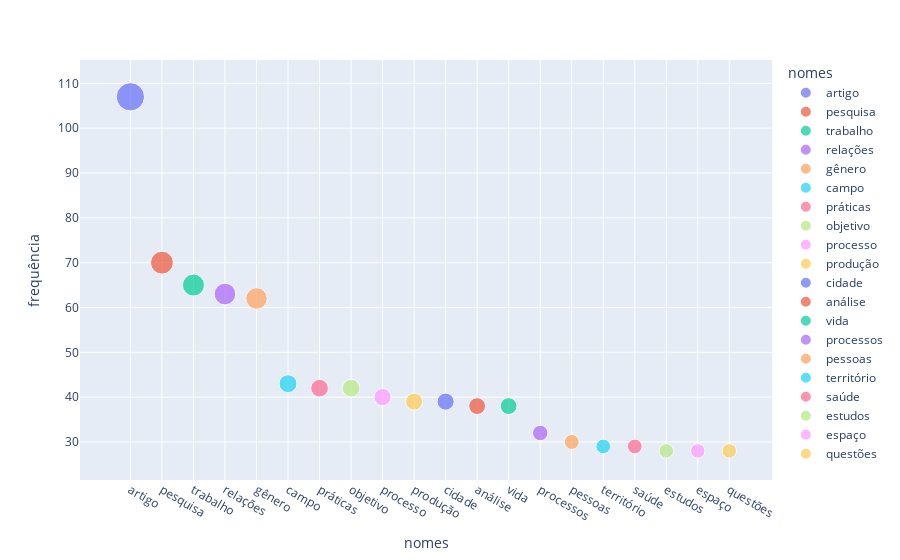

Here is the notebook cell this chart was saved with:
### Code cell
import plotly.express as px
df = nomes_DataFrame

# Use column names instead. This is the same chart as above.
fig = px.scatter(df, x='nomes', y='frequência', color='nomes', size='frequência')
fig.show()

### Figure 1 — Plotly figure (JSON) as saved in the notebook; plotly's stock layout.template omitted (floating-point values rounded to 4 significant figures)
{"data": [{"hovertemplate": "nomes=%{x}<br>frequência=%{marker.size}<extra></extra>", "legendgroup": "artigo", "marker": {"color": "#636efa", "size": [107], "sizemode": "area", "sizeref": 0.2675, "symbol": "circle"}, "mode": "markers", "name": "artigo", "orientation": "v", "showlegend": true, "type": "scatter", "x": ["artigo"], "xaxis": "x", "y": [107], "yaxis": "y"}, {"hovertemplate": "nomes=%{x}<br>frequência=%{marker.size}<extra></extra>", "legendgroup": "pesquisa", "marker": {"color": "#EF553B", "size": [70], "sizemode": "area", "sizeref": 0.2675, "symbol": "circle"}, "mode": "markers", "name": "pesquisa", "orientation": "v", "showlegend": true, "type": "scatter", "x": ["pesquisa"], "xaxis": "x", "y": [70], "yaxis": "y"}, {"hovertemplate": "nomes=%{x}<br>frequência=%{marker.size}<extra></extra>", "legendgroup": "trabalho", "marker": {"color": "#00cc96", "size": [65], "sizemode": "area", "sizeref": 0.2675, "symbol": "circle"}, "mode": "markers", "name": "trabalho", "orientation": "v", "showlegend": true, "type": "scatter", "x": ["trabalho"], "xaxis": "x", "y": [65], "yaxis": "y"}, {"hovertemplate": "nomes=%{x}<br>frequência=%{marker.size}<extra></extra>", "legendgroup": "relações", "marker": {"color": "#ab63fa", "size": [63], "sizemode": "area", "sizeref": 0.2675, "symbol": "circle"}, "mode": "markers", "name": "relações", "orientation": "v", "showlegend": true, "type": "scatter", "x": ["relações"], "xaxis": "x", "y": [63], "yaxis": "y"}, {"hovertemplate": "nomes=%{x}<br>frequência=%{marker.size}<extra></extra>", "legendgroup": "gênero", "marker": {"color": "#FFA15A", "size": [62], "sizemode": "area", "sizeref": 0.2675, "symbol": "circle"}, "mode": "markers", "name": "gênero", "orientation": "v", "showlegend": true, "type": "scatter", "x": ["gênero"], "xaxis": "x", "y": [62], "yaxis": "y"}, {"hovertemplate": "nomes=%{x}<br>frequência=%{marker.size}<extra></extra>", "legendgroup": "campo", "marker": {"color": "#19d3f3", "size": [43], "sizemode": "area", "sizeref": 0.2675, "symbol": "circle"}, "mode": "markers", "name": "campo", "orientation": "v", "showlegend": true, "type": "scatter", "x": ["campo"], "xaxis": "x", "y": [43], "yaxis": "y"}, {"hovertemplate": "nomes=%{x}<br>frequência=%{marker.size}<extra></extra>", "legendgroup": "práticas", "marker": {"color": "#FF6692", "size": [42], "sizemode": "area", "sizeref": 0.2675, "symbol": "circle"}, "mode": "markers", "name": "práticas", "orientation": "v", "showlegend": true, "type": "scatter", "x": ["práticas"], "xaxis": "x", "y": [42], "yaxis": "y"}, {"hovertemplate": "nomes=%{x}<br>frequência=%{marker.size}<extra></extra>", "legendgroup": "objetivo", "marker": {"color": "#B6E880", "size": [42], "sizemode": "area", "sizeref": 0.2675, "symbol": "circle"}, "mode": "markers", "name": "objetivo", "orientation": "v", "showlegend": true, "type": "scatter", "x": ["objetivo"], "xaxis": "x", "y": [42], "yaxis": "y"}, {"hovertemplate": "nomes=%{x}<br>frequência=%{marker.size}<extra></extra>", "legendgroup": "processo", "marker": {"color": "#FF97FF", "size": [40], "sizemode": "area", "sizeref": 0.2675, "symbol": "circle"}, "mode": "markers", "name": "processo", "orientation": "v", "showlegend": true, "type": "scatter", "x": ["processo"], "xaxis": "x", "y": [40], "yaxis": "y"}, {"hovertemplate": "nomes=%{x}<br>frequência=%{marker.size}<extra></extra>", "legendgroup": "produção", "marker": {"color": "#FECB52", "size": [39], "sizemode": "area", "sizeref": 0.2675, "symbol": "circle"}, "mode": "markers", "name": "produção", "orientation": "v", "showlegend": true, "type": "scatter", "x": ["produção"], "xaxis": "x", "y": [39], "yaxis": "y"}, {"hovertemplate": "nomes=%{x}<br>frequência=%{marker.size}<extra></extra>", "legendgroup": "cidade", "marker": {"color": "#636efa", "size": [39], "sizemode": "area", "sizeref": 0.2675, "symbol": "circle"}, "mode": "markers", "name": "cidade", "orientation": "v", "showlegend": true, "type": "scatter", "x": ["cidade"], "xaxis": "x", "y": [39], "yaxis": "y"}, {"hovertemplate": "nomes=%{x}<br>frequência=%{marker.size}<extra></extra>", "legendgroup": "análise", "marker": {"color": "#EF553B", "size": [38], "sizemode": "area", "sizeref": 0.2675, "symbol": "circle"}, "mode": "markers", "name": "análise", "orientation": "v", "showlegend": true, "type": "scatter", "x": ["análise"], "xaxis": "x", "y": [38], "yaxis": "y"}, {"hovertemplate": "nomes=%{x}<br>frequência=%{marker.size}<extra></extra>", "legendgroup": "vida", "marker": {"color": "#00cc96", "size": [38], "sizemode": "area", "sizeref": 0.2675, "symbol": "circle"}, "mode": "markers", "name": "vida", "orientation": "v", "showlegend": true, "type": "scatter", "x": ["vida"], "xaxis": "x", "y": [38], "yaxis": "y"}, {"hovertemplate": "nomes=%{x}<br>frequência=%{marker.size}<extra></extra>", "legendgroup": "processos", "marker": {"color": "#ab63fa", "size": [32], "sizemode": "area", "sizeref": 0.2675, "symbol": "circle"}, "mode": "markers", "name": "processos", "orientation": "v", "showlegend": true, "type": "scatter", "x": ["processos"], "xaxis": "x", "y": [32], "yaxis": "y"}, {"hovertemplate": "nomes=%{x}<br>frequência=%{marker.size}<extra></extra>", "legendgroup": "pessoas", "marker": {"color": "#FFA15A", "size": [30], "sizemode": "area", "sizeref": 0.2675, "symbol": "circle"}, "mode": "markers", "name": "pessoas", "orientation": "v", "showlegend": true, "type": "scatter", "x": ["pessoas"], "xaxis": "x", "y": [30], "yaxis": "y"}, {"hovertemplate": "nomes=%{x}<br>frequência=%{marker.size}<extra></extra>", "legendgroup": "território", "marker": {"color": "#19d3f3", "size": [29], "sizemode": "area", "sizeref": 0.2675, "symbol": "circle"}, "mode": "markers", "name": "território", "orientation": "v", "showlegend": true, "type": "scatter", "x": ["território"], "xaxis": "x", "y": [29], "yaxis": "y"}, {"hovertemplate": "nomes=%{x}<br>frequência=%{marker.size}<extra></extra>", "legendgroup": "saúde", "marker": {"color": "#FF6692", "size": [29], "sizemode": "area", "sizeref": 0.2675, "symbol": "circle"}, "mode": "markers", "name": "saúde", "orientation": "v", "showlegend": true, "type": "scatter", "x": ["saúde"], "xaxis": "x", "y": [29], "yaxis": "y"}, {"hovertemplate": "nomes=%{x}<br>frequência=%{marker.size}<extra></extra>", "legendgroup": "estudos", "marker": {"color": "#B6E880", "size": [28], "sizemode": "area", "sizeref": 0.2675, "symbol": "circle"}, "mode": "markers", "name": "estudos", "orientation": "v", "showlegend": true, "type": "scatter", "x": ["estudos"], "xaxis": "x", "y": [28], "yaxis": "y"}, {"hovertemplate": "nomes=%{x}<br>frequência=%{marker.size}<extra></extra>", "legendgroup": "espaço", "marker": {"color": "#FF97FF", "size": [28], "sizemode": "area", "sizeref": 0.2675, "symbol": "circle"}, "mode": "markers", "name": "espaço", "orientation": "v", "showlegend": true, "type": "scatter", "x": ["espaço"], "xaxis": "x", "y": [28], "yaxis": "y"}, {"hovertemplate": "nomes=%{x}<br>frequência=%{marker.size}<extra></extra>", "legendgroup": "questões", "marker": {"color": "#FECB52", "size": [28], "sizemode": "area", "sizeref": 0.2675, "symbol": "circle"}, "mode": "markers", "name": "questões", "orientation": "v", "showlegend": true, "type": "scatter", "x": ["questões"], "xaxis": "x", "y": [28], "yaxis": "y"}], "layout": {"legend": {"itemsizing": "constant", "title": {"text": "nomes"}, "tracegroupgap": 0}, "margin": {"t": 60}, "xaxis": {"anchor": "y", "categoryarray": ["artigo", "pesquisa", "trabalho", "relações", "gênero", "campo", "práticas", "objetivo", "processo", "produção", "cidade", "análise", "vida", "processos", "pessoas", "território", "saúde", "estudos", "espaço", "questões"], "categoryorder": "array", "domain": [0, 1], "title": {"text": "nomes"}}, "yaxis": {"anchor": "x", "domain": [0, 1], "title": {"text": "frequência"}}}}
